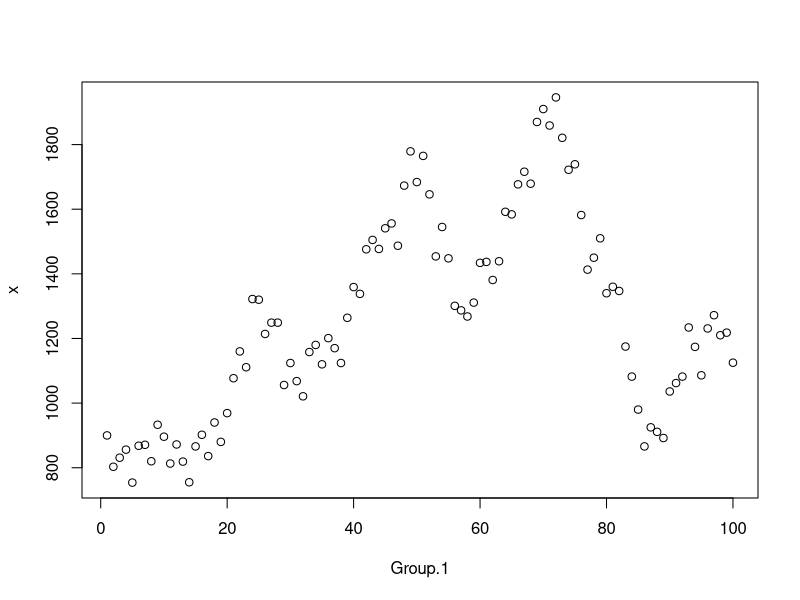

Write R code to recreate this figure.
library('truncnorm')
library('rlist')

# Initialize variables ----------------------------------------------------

set.seed(100)

#values for GDP. Random walk process
periods <- 100
GDP <- rnorm(1, mean = 0, sd = 1)

for(i in 2:periods) {
  GDP[i] <- GDP[i - 1] + rnorm(1, mean = 0, sd = 1)
}

#creating a data frame with semester binaries
semester_variables <- data.frame(cbind(GDP,
                                       rep_len(c(1, 0, 0),
                                               length.out = periods),
                                       rep_len(c(0, 1, 0),
                                               length.out = periods),
                                       rep_len(c(0, 0, 1),
                                               length.out = periods)))

colnames(semester_variables) <- c('GDP', 'Spring', 'Summer', 'Fall')


#initial values for new student aggregate model
B_GDP <- 2
mean_new_students <- 150
sd_new_students <- 25
B_spring <- 3
B_summer <- 0
B_fall <- 6

#initial values for t = 0 individual student creation
proportion_female <- 0.5
initial_students <- 900

#parameters for assigning credit load
mean_credits <- 9
sd_credits <- 6

#values for 'return' variable calculation
B_Gender <- 0.1
B_Credits <- 0.02
C_constant <- 0.9

# Aggregate prediction ----------------------------------------------------

#general linear model for enrollment which has linear relationship with GDP,
# semester fixed effects, and noise
new_student_count <- semester_variables$GDP * B_GDP +
  semester_variables$Spring * B_spring + 
  semester_variables$Summer * B_summer +
  semester_variables$Fall * B_fall + 
  rnorm(nrow(semester_variables),
        mean = 0,
        sd = 1)

#un-standardizing the calculation so we can get sensible numbers
new_student_count <- round(new_student_count * sd_new_students + mean_new_students)


# Create new students at t = 0 --------------------------------------------

#create t = 0, initial data frame
enrolled_students <- data.frame(matrix(c(1:initial_students,
                                         #randomly assign gender
                                         sample(c(0, 1),
                                                size = initial_students,
                                                replace = TRUE,
                                                #probability of gender can be changed if needed
                                                prob = c(proportion_female, 1 - proportion_female)),
                                         #sample credits taken in the GIVEN SEMESTER. This part 
                                         #tells us how many credits the student took NOW. The
                                         #next part tells us cumulative credits
                                         round(rtruncnorm(n = initial_students,
                                                          a = 1,
                                                          b = 21,
                                                          mean = mean_credits,
                                                          sd = sd_credits)),
                                         #sample credit load from a uniform  distribution
                                         #truncated at lower bound = 1 and upper at 80 to capture the
                                         #range of all reasonable credit loads.
                                         round(runif(n = initial_students,
                                                     min = 1,
                                                     max = 80))),
                                       nrow = 900,
                                       ncol = 4,
                                       byrow = FALSE))

colnames(enrolled_students) <- c('SID', 'Gender', 'Credits', 'Cumulative_credits')

#variables save as character; fixing them here
enrolled_students$Gender <- as.numeric(enrolled_students$Gender)

enrolled_students$Credits <- as.numeric(enrolled_students$Credits)

# Predict likelihood of returning -----------------------------------------

#linear model predicting likelihood of return.
#model includes gender, cumulative credits, and noise
temp <- enrolled_students$Gender * B_Gender - 
  (enrolled_students$Cumulative_credits * B_Credits)^2 + 
  enrolled_students$Cumulative_credits * B_Credits +
  C_constant +
  rnorm(nrow(enrolled_students),
        mean = 0,
        sd = 0.1)

#likelihood to probability
enrolled_students$likelihood_of_return <- 1 / (1 + exp(1)^-(temp))

#generate realized 'return' values by sampling (0/1) using probability
#generated above
for(i in 1:nrow(enrolled_students)) {
  enrolled_students$returned[i] <- sample(0:1,
                                          size = 1,
                                          replace = TRUE,
                                          #I know this says 'likelihood of return', but since I
                                          #did 0/1, it's reversed for the sake of probability
                                          prob = c(1 - enrolled_students$likelihood_of_return[i], 
                                                   enrolled_students$likelihood_of_return[i]))
}

enrolled_students$semester <- 1

enrolled <- list()

#put all new students into a list as t = 0
enrolled[[1]] <- enrolled_students

remove(enrolled_students)

# Generate t != 0 datasets ------------------------------------------------

#generating the list of students enrolled in semester = t
#this includes returning students from t - 1 and new students
for(i in 2:periods) {
  
  #here I'm generating new students in the same way that I generated the
  #original cohort of students at t = 0
  temp <- data.frame(matrix(c((max(enrolled[[i - 1]]) + 1):(max(enrolled[[i - 1]]) + new_student_count[i]),
                              #randomly assign gender
                              sample(c(0, 1),
                                     size = new_student_count[i],
                                     replace = TRUE,
                                     #probability of gender can be changed if needed
                                     prob = c(proportion_female, 1 - proportion_female)),
                              #sample credit load from a truncated normal distribution
                              #truncated at lower bound = 1 and upper at 21 to capture the
                              #range of all reasonable cumulative credits. Since these are NEW
                              #students, their upper bound is limited to 21 instead of 80.
                              round(rtruncnorm(n = new_student_count[i],
                                               a = 1,
                                               b = 21,
                                               mean = mean_credits,
                                               sd = sd_credits)),
                              #since they're new students, their cumulative credits are 0
                              rep(0, new_student_count[i])),
                            nrow = new_student_count[i],
                            ncol = 4,
                            byrow = FALSE))
  
  colnames(temp) <- c('SID', 'Gender', 'Credits', 'Cumulative_credits')
  
  temp$Gender <- as.numeric(temp$Gender)
  
  temp$Credits <- as.numeric(temp$Credits)
  
  temp$Cumulative_credits <- as.numeric(temp$Cumulative_credits)
  
  #initiate likelihood of return variable for new students
  temp$likelihood_of_return <- NA

  #add semester index
  temp$semester <- NA
  
  temp$returned <- NA
  
  #sample credit distribution for returning students
  temp2 <- enrolled[[i - 1]][which(enrolled[[i - 1]]$returned == 1),]
  
  temp2$Credits <- round(rtruncnorm(n = nrow(temp2),
                                    a = 1,
                                    b = 21,
                                    mean = mean_credits,
                                    sd = sd_credits))
  
  #bind together all new students at t = 1 and 
  # returning students from t - 1
  enrolled[[i]] <- rbind(temp, temp2)
  
  #add the credit load from t - 1 to get cumulative credits
  enrolled[[i]]$Cumulative_credits <- enrolled[[i]]$Credits + enrolled[[i]]$Cumulative_credits
  
  #calculate likelihood of return in t + 1
  enrolled[[i]]$likelihood_of_return <- enrolled[[i]]$Gender * B_Gender - 
    (enrolled[[i]]$Cumulative_credits * B_Credits)^2 + 
    enrolled[[i]]$Cumulative_credits * B_Credits +
    C_constant +
    rnorm(nrow(enrolled[[i]]),
               mean = 0,
               sd = 0.1)
  
  #coerc to probability
  enrolled[[i]]$likelihood_of_return <- enrolled[[i]]$likelihood_of_return <- 1 / 
    (1 + exp(1)^-(enrolled[[i]]$likelihood_of_return))
  
  for(j in 1:nrow(enrolled[[i]])){
    enrolled[[i]]$returned[j] <- sample(0:1,
                                        size = 1,
                                        replace = TRUE,
                                        prob = c(1 - enrolled[[i]]$likelihood_of_return[j],
                                                 enrolled[[i]]$likelihood_of_return[j]))
    
  }
  
  #add semester index
  enrolled[[i]]$semester <- i
  
  remove(temp)
  
  remove(temp2)
}


# Diagnosis and robustness checks -----------------------------------------

#bring everything into a single dataframe
temp <- list.rbind(enrolled)

#enrollment seems steady over time so it looks like
#the coefficients and constants specified are ok.
#trying to keep it around a thousand
plot(aggregate(temp$likelihood_of_return,
               by = list(temp$semester),
               FUN = length))

#credit load per semester also seems robust over time
#There's some variation but nothing that's concerning
aggregate(temp$Credits,
          by = list(temp$semester),
          FUN = sum)

#our initial specification of the cumulative credit load
#seems too high. However, it looks like we hit an equilibrium
#really fast. It seems that the penalty coefficient of
#credits -> likelihood of return is doing its job. Even so,
#we'll probably want to be careful and throw out the first
#few observations when fitting models
aggregate(temp$Cumulative_credits,
          by = list(temp$semester),
          FUN = mean)


# Create aggregate output file --------------------------------------------

#Appending total headcount to semester dataframe created
#at the beginning
semester_variables$Total_enrollment <- aggregate(temp$SID,
                                                 by = list(temp$semester),
                                                 FUN = length)[,2]

#Appending total credits taken in given semester
semester_variables$Total_credits_taken <- aggregate(temp$Credits,
                                                    by = list(temp$semester),
                                                    FUN = sum)[,2]

#write out aggregate file
write.csv(semester_variables,
          file = 'data.csv')

#write out individual file
write.csv(temp,
          file = 'student_level.csv')




#write out new student count file
write.csv(data.frame(cbind(new_student_count,
                           GDP)),
          file = 'new_student_count.csv')
